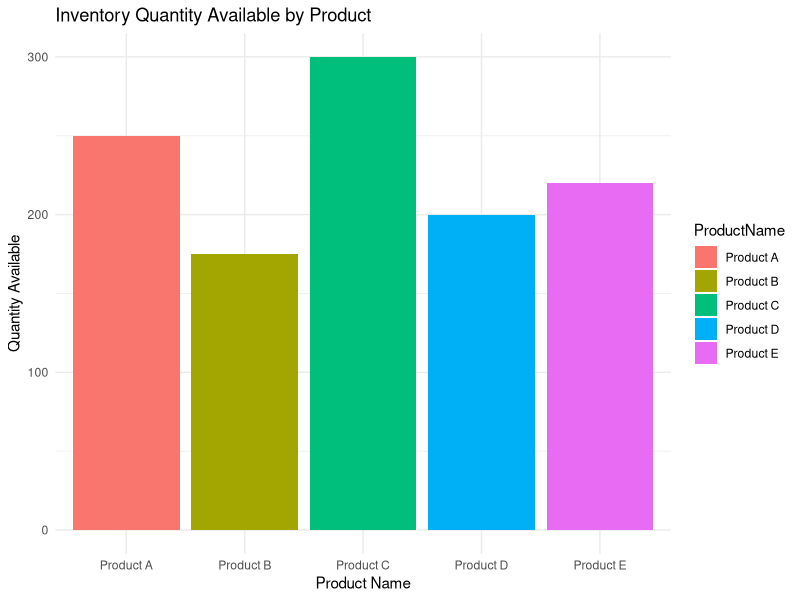

This figure's R source:
library(ggplot2)

df4 <- data.frame(
  ProductName = c("Product A", "Product B", "Product C", "Product D", "Product E"),
  Quantity = c(250, 175, 300, 200, 220)
)

ggplot(df4, aes(x = ProductName, y = Quantity, fill = ProductName)) +
  geom_bar(stat = "identity") +
  labs(title = "Inventory Quantity Available by Product", x = "Product Name", y = "Quantity Available") +
  theme_minimal()
